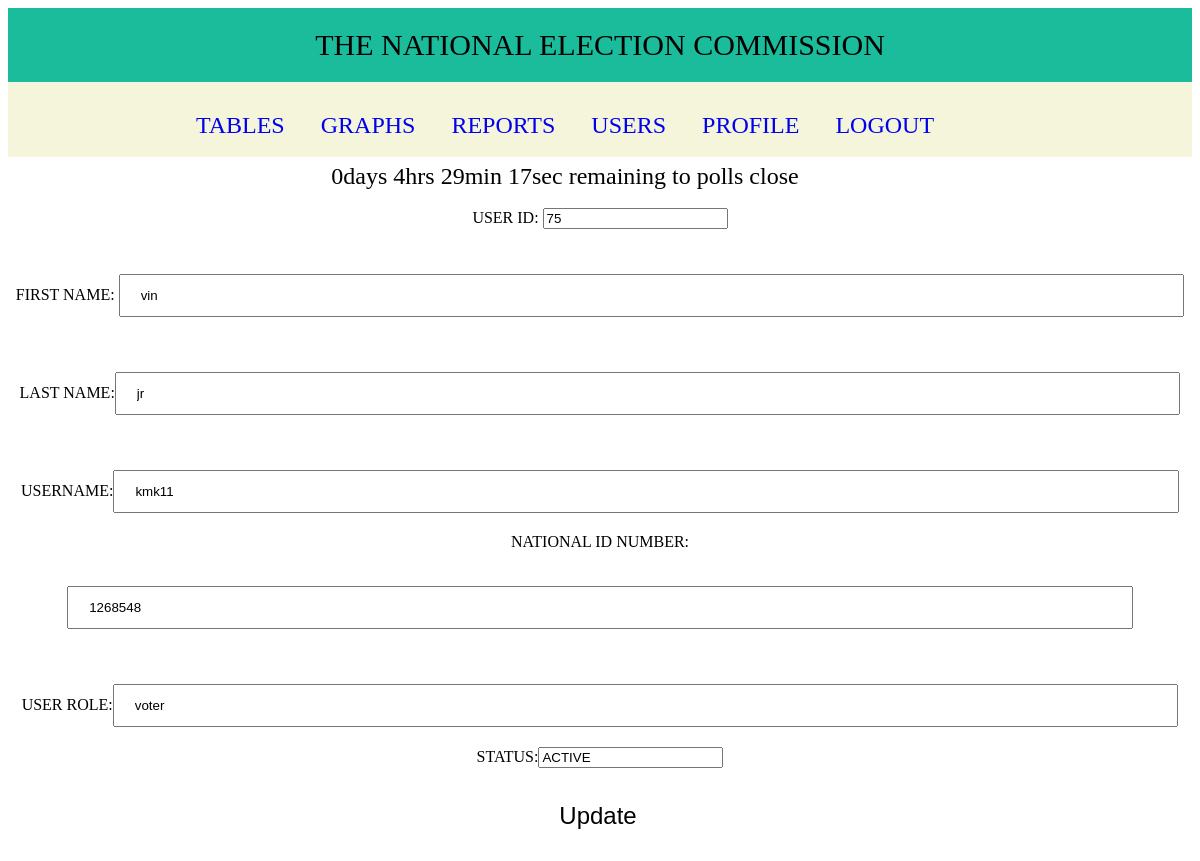
The page /admin/update_data.php?pid=75 on the database its author committed.
### tables this page shows
CREATE TABLE `loginusers` (
  `pid` int(200) NOT NULL,
  `firstname` varchar(100) NOT NULL,
  `lastname` varchar(100) NOT NULL,
  `username` varchar(100) NOT NULL,
  `id` int(100) NOT NULL,
  `password` varchar(100) NOT NULL,
  `rank` varchar(80) NOT NULL DEFAULT 'voter',
  `status` varchar(10) NOT NULL DEFAULT 'ACTIVE'
);

### admin/update_data.php (the view, shortened to what this page needs)
<?php
require '../voter/database.php';
include 'home.php';
$pid = $_GET['pid'];
$query = "SELECT * FROM loginusers WHERE pid = '$pid' ";
$data = mysqli_query($con,$query);
$result = mysqli_fetch_assoc($data);
?>
<!DOCTYPE html>
<html>
<head>
    <link rel="stylesheet" type="text/css" href="../styles/register.css">
</head>
<body>
	<center>
	<div class="container" style="margin-top: 20px;">
	<div class="form1">
		<form action="" method="POST" autocomplete="off" enctype="multipart/form-data" class="login-email">
            <div class="input-group">
                    USER ID: <input value="<?php echo $result['pid'];?>"  list="type" name="pid" placeholder="number" required>
            </div>
            <div class="input-group">
				    FIRST NAME: <input value="<?php echo $result['firstname'];?>"  type="text" placeholder="Kelvin" name="firstname"  required>
			  </div>
            <div class="input-group">
                    LAST NAME:<input value="<?php echo $result['lastname'];?>"  type="text" placeholder="kamau" name="lastname"  required>
            </div>
           <div class="input-group">
			    	USERNAME:<input value="<?php echo $result['username'];?>"  type="text" placeholder="voter11" name="username"  required>
		  	</div>
			<div class="input-group">
				  NATIONAL ID NUMBER:<input value="<?php echo $result['id'];?>"  type="text" placeholder="123456" name="id" required>
			</div>
            <div class="input-group">
			    	USER ROLE:<input value="<?php echo $result['rank'];?>"  type="text" placeholder="rank" name="rank" required>
			  </div>
            <div class="input-group">
                    STATUS:<input value="<?php echo $result['status'];?>"  list="stats" name="status" placeholder="activeness" required>
            </div>
            <div class="input-group">
			        <button name="update" class="btn">Update</button>
	        </div>
		</form>
		</div>
	</div>
	</center>
</body>
</html>

### voter/register.css (style rules this page uses)
::placeholder { color: rgb(0, 0, 0); font-size: 20px; }
input[type=text], input[type = password] { width: 90%; padding: 12px 20px; margin: 35px 0 10px; box-sizing: border-box; }
button { width: 25%; background:transparent; border: 1px solid #fff ; height: 35px; margin-right: 4px; font-size: X-large; border-radius: 20px; margin-top: 20px; color: rgb(0, 0, 0); outline: none; cursor: pointer; margin-bottom: 20px; }

### admin/update_data.php (style rules this page uses)
.input-group { width: 100%; margin-top: 10px; }

### rows shown on the page
loginusers: pid "75", firstname "vin", lastname "jr", username "kmk11", id "1268548", rank "voter", status "ACTIVE"
